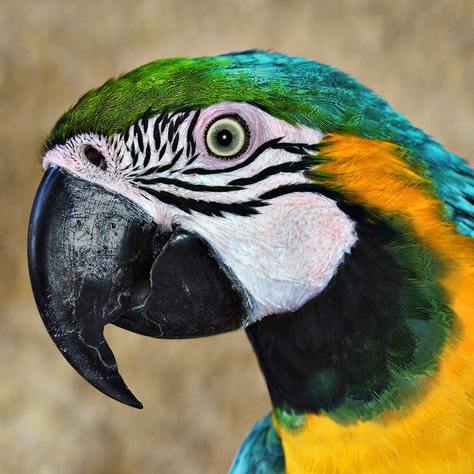
#> input picture data/Set12/image.png, 474 x 474 px
$ jupyter execute --allow-errors create_paper_figures.ipynb   (shell and % lines are left out)
#> lines starting #> are read from the running program, lines starting #| are printed output that depends on the picture
## Create the figures used in Stochastic Variance Reduced Gradient Plug-and-Play Methods for Solving Image Reconnstruction Problems

[cell 1]

from imports import *
import pickle

#> (the rest of this cell did not finish here and is left out)

[cell 2]
SMALL_SIZE = 16
MEDIUM_SIZE = 18
BIGGER_SIZE = 20

plt.rc('font', size=16)          # controls default text sizes
plt.rc('axes', titlesize=16)     # fontsize of the axes title
plt.rc('axes', labelsize=20)    # fontsize of the x and y labels
plt.rc('xtick', labelsize=16)    # fontsize of the tick labels
plt.rc('ytick', labelsize=16)    # fontsize of the tick labels
plt.rc('legend', fontsize=16)    # legend fontsize
plt.rc('figure', titlesize=32)  # fontsize of the figure title

# Figures 1 + 2: Compare Image Fidelity for Different Algorithms and Compare PSNR over time using NLM

#> (a cell that did not finish here is left out)

#> (a cell that did not finish here is left out)

#> (a cell that did not finish here is left out)

#> (a cell that did not finish here is left out)

#> (a cell that did not finish here is left out)

#> (a cell that did not finish here is left out)

#> (a cell that did not finish here is left out)

[cell 10]
# z_LSVRG, time_LSVRG, psnr_LSVRG, zs_LSVRG = pnp_lsvrg(main_problem, 'nlm', eta=2000, tt=200, mini_batch_size=1000, prob_update=.04, verbose=True)

[cell 11]
# show_grid([torch.Tensor(main_problem['original']), torch.Tensor(main_problem['noisy']),
#            torch.Tensor(z_SVRG), torch.Tensor(z_SGD), torch.Tensor(z_GD)], ['Original','Initial Estimate',"PnP-SVRG, PSNR %.2f" % peak_signal_noise_ratio(main_problem['original'], z_SVRG), "PnP-SGD, PSNR %.2f" % peak_signal_noise_ratio(main_problem['original'], z_SGD), "PnP-GD, PSNR %.2f" % peak_signal_noise_ratio(main_problem['original'], z_GD)], rows=1, cols=5, figsize=(20,20))

import matplotlib.gridspec as gridspec

plt.rc('font', size=16)          # controls default text sizes
plt.rc('axes', titlesize=16)     # fontsize of the axes title
plt.rc('axes', labelsize=20)    # fontsize of the x and y labels
plt.rc('xtick', labelsize=16)    # fontsize of the tick labels
plt.rc('ytick', labelsize=16)    # fontsize of the tick labels
plt.rc('legend', fontsize=16)    # legend fontsize
plt.rc('figure', titlesize=24)  # fontsize of the figure title

length_x_axis = 50
length_y_axis = 50

rows  = 2
columns = 4

fig_height = 8.

height = length_y_axis * rows
width = length_x_axis  * columns

plot_aspect_ratio= float(width)/float(height)

#> (the rest of this cell did not finish here and is left out)

[cell 12]
# show_grid([torch.Tensor(main_problem['original']), torch.Tensor(main_problem['noisy']),
#            torch.Tensor(z_SVRG), torch.Tensor(z_SGD), torch.Tensor(z_GD)], ['Original','Initial Estimate',"PnP-SVRG, PSNR %.2f" % peak_signal_noise_ratio(main_problem['original'], z_SVRG), "PnP-SGD, PSNR %.2f" % peak_signal_noise_ratio(main_problem['original'], z_SGD), "PnP-GD, PSNR %.2f" % peak_signal_noise_ratio(main_problem['original'], z_GD)], rows=1, cols=5, figsize=(20,20))

import matplotlib.gridspec as gridspec

plt.rc('font', size=16)          # controls default text sizes
plt.rc('axes', titlesize=16)     # fontsize of the axes title
plt.rc('axes', labelsize=20)    # fontsize of the x and y labels
plt.rc('xtick', labelsize=16)    # fontsize of the tick labels
plt.rc('ytick', labelsize=16)    # fontsize of the tick labels
plt.rc('legend', fontsize=16)    # legend fontsize
plt.rc('figure', titlesize=18)  # fontsize of the figure title
title_font_size=12

#> (the rest of this cell did not finish here and is left out)

#> (a cell that did not finish here is left out)

#> (a cell that did not finish here is left out)

## Figure 3: Compare Image Denoising Routines with PnP-SVRG

[cell 15]
img=np.array(Image.open('./data/Set12/image.png').resize((256,256)), dtype=int)
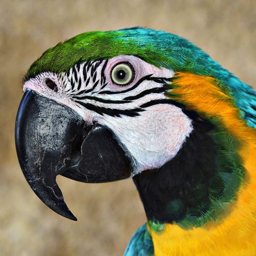
#> img: shape (256, 256, 4) int64; mean R, G, B, A 125.5, 120.7, 89.4, 255
print(img.shape)
#| (256, 256, 4)
#> (the rest of this cell did not finish here and is left out)
